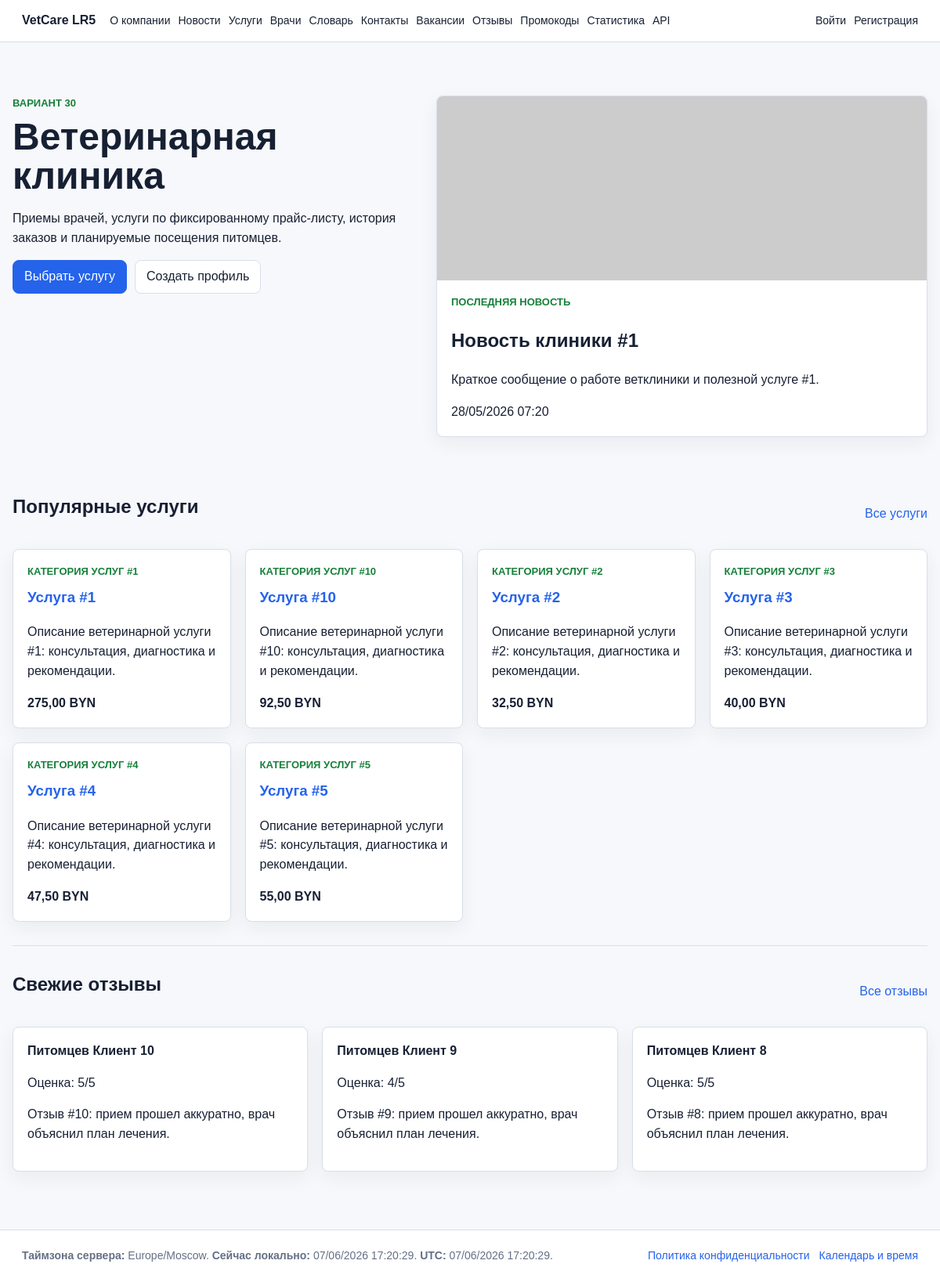
The page / on the database its author committed.
### clinic/models.py (models this page shows, shortened)
class TimeStampedModel(models.Model):
    created_at_utc = models.DateTimeField(default=timezone.now, editable=False, db_index=True)
    created_at_local = models.DateTimeField(editable=False, null=True, blank=True)
    updated_at_utc = models.DateTimeField(default=timezone.now, editable=False)
    updated_at_local = models.DateTimeField(editable=False, null=True, blank=True)
    class Meta:
        abstract = True

class NewsArticle(TimeStampedModel):
    title = models.CharField(max_length=180)
    summary = models.CharField(max_length=255)
    content = models.TextField()
    image_url = models.URLField()
    published_at = models.DateTimeField(default=timezone.now, db_index=True)
    class Meta:
        ordering = ["-published_at"]
        verbose_name = "новость"
        verbose_name_plural = "новости"

class Service(TimeStampedModel):
    name = models.CharField(max_length=150)
    category = models.ForeignKey(ServiceCategory, on_delete=models.PROTECT, related_name="services")
    description = models.TextField()
    price = models.DecimalField(max_digits=9, decimal_places=2, validators=[MinValueValidator(Decimal("0.01"))])
    duration_minutes = models.PositiveIntegerField(validators=[MinValueValidator(5), MaxValueValidator(480)])
    is_active = models.BooleanField(default=True)
    class Meta:
        ordering = ["category__name", "name"]
        unique_together = ["name", "category"]
        verbose_name = "услуга"
        verbose_name_plural = "услуги"

class ServiceCategory(TimeStampedModel):
    name = models.CharField(max_length=120, unique=True)
    description = models.TextField()
    class Meta:
        ordering = ["name"]
        verbose_name = "категория услуги"
        verbose_name_plural = "категории услуг"

class Review(TimeStampedModel):
    user = models.ForeignKey(User, on_delete=models.SET_NULL, null=True, blank=True)
    author_name = models.CharField(max_length=120)
    rating = models.PositiveSmallIntegerField(validators=[MinValueValidator(1), MaxValueValidator(5)])
    text = models.TextField()
    class Meta:
        ordering = ["-created_at_utc"]
        verbose_name = "отзыв"
        verbose_name_plural = "отзывы"

### clinic/views.py (the view)
# urls.py: path("", views.home, name="home"),
def home(request):
    latest_news = NewsArticle.objects.first()
    services = Service.objects.filter(is_active=True).select_related("category")[:6]
    reviews = Review.objects.select_related("user")[:3]
    return render(
        request,
        "clinic/home.html",
        {
            "latest_news": latest_news,
            "services": services,
            "reviews": reviews,
        },
    )

### clinic/context_processors.py (called while the page is built)
def site_time(request):
    local_tz = ZoneInfo(settings.TIME_ZONE)
    now_utc = timezone.now()
    now_local = timezone.localtime(now_utc, local_tz)
    month_calendar = calendar.TextCalendar(firstweekday=0).formatmonth(
        now_local.year,
        now_local.month,
    )
    return {
        "server_timezone": settings.TIME_ZONE,
        "now_utc": now_utc,
        "now_local": now_local,
        "text_calendar": month_calendar,
    }

### clinic/templates/clinic/home.html (shortened to what this page needs)
{% extends "clinic/base.html" %}
{% block content %}
<section class="hero">
    <div>
        <p class="eyebrow">Вариант 30</p>
        <h1>Ветеринарная клиника</h1>
        <p>Приемы врачей, услуги по фиксированному прайс-листу, история заказов и планируемые посещения питомцев.</p>
        <div class="actions">
            <a class="button primary" href="{% url 'service_list' %}">Выбрать услугу</a>
            {% if user.is_authenticated %}
                <a class="button" href="{% url 'appointment_create' %}">Записаться</a>
            {% else %}
                <a class="button" href="{% url 'register' %}">Создать профиль</a>
            {% endif %}
        </div>
    </div>
    {% if latest_news %}
        <article class="latest-news">
            <img src="{{ latest_news.image_url }}" alt="{{ latest_news.title }}">
            <div>
                <p class="eyebrow">Последняя новость</p>
                <h2>{{ latest_news.title }}</h2>
                <p>{{ latest_news.summary }}</p>
                <time>{{ latest_news.published_at|date:"d/m/Y H:i" }}</time>
            </div>
        </article>
    {% endif %}
</section>
<section class="section">
    <div class="section-head">
        <h2>Популярные услуги</h2>
        <a href="{% url 'service_list' %}">Все услуги</a>
    </div>
    <div class="grid cards">
        {% for service in services %}
            <article class="card">
                <p class="eyebrow">{{ service.category.name }}</p>
                <h3><a href="{% url 'service_detail' service.pk %}">{{ service.name }}</a></h3>
                <p>{{ service.description|truncatechars:110 }}</p>
                <strong>{{ service.price }} BYN</strong>
            </article>
        {% empty %}
            <p>Услуги пока не добавлены.</p>
        {% endfor %}
    </div>
</section>
<section class="section muted">
    <div class="section-head">
        <h2>Свежие отзывы</h2>
        <a href="{% url 'reviews' %}">Все отзывы</a>
    </div>
    <div class="grid cards">
        {% for review in reviews %}
            <article class="card">
                <strong>{{ review.author_name }}</strong>
                <p>Оценка: {{ review.rating }}/5</p>
                <p>{{ review.text|truncatechars:140 }}</p>
            </article>
        {% empty %}
            <p>Отзывы появятся после заполнения базы.</p>
        {% endfor %}
    </div>
</section>
{% endblock %}

### clinic/static/clinic/styles.css (style rules this page uses)
:root { color-scheme: light; --bg: #f7f8fb; --surface: #ffffff; --text: #172033; --muted: #657086; --line: #d9deea; --blue: #2563eb; --green: #16803a; --amber: #b7791f; --red: #c2410c; }
* { box-sizing: border-box; }
body { margin: 0; background: var(--bg); color: var(--text); font-family: Arial, Helvetica, sans-serif; line-height: 1.55; }
a { color: var(--blue); text-decoration: none; }
img { display: block; max-width: 100%; }
.main-nav, .auth-box, .actions { display: flex; flex-wrap: wrap; gap: 10px; align-items: center; }
button, .button { display: inline-flex; align-items: center; justify-content: center; min-height: 38px; padding: 8px 14px; border: 1px solid var(--line); border-radius: 8px; background: var(--surface); color: var(--text); cursor: pointer; font: inherit; }
.button.primary, button.primary { border-color: var(--blue); background: var(--blue); color: #fff; }
.hero { display: grid; grid-template-columns: minmax(0, 0.9fr) minmax(320px, 1.1fr); gap: 28px; align-items: stretch; min-height: 420px; padding: 40px 0; }
.hero h1 { margin: 0 0 14px; font-size: 48px; line-height: 1.05; }
.latest-news, .row-card, .card { border: 1px solid var(--line); border-radius: 8px; background: var(--surface); box-shadow: 0 8px 24px rgba(23, 32, 51, 0.06); }
.latest-news { overflow: hidden; }
.latest-news img { width: 100%; height: 235px; object-fit: cover; }
.latest-news div, .card, .row-card { padding: 18px; }
.section { padding: 30px 0; }
.section h1, .section h2, .section h3 { margin-top: 0; }
.section-head { display: flex; justify-content: space-between; gap: 16px; align-items: center; margin-bottom: 16px; }
.muted { border-top: 1px solid var(--line); }
.grid { display: grid; gap: 18px; }
.cards { grid-template-columns: repeat(auto-fit, minmax(240px, 1fr)); }
.eyebrow { margin: 0 0 8px; color: var(--green); font-size: 13px; font-weight: 700; text-transform: uppercase; }

### rows shown on the page
NewsArticle: title "Новость клиники #1", summary "Краткое сообщение о работе ветклиники и полезной услуге #1.", published_at "28/05/2026 07:20"
Service: category.name "КАТЕГОРИЯ УСЛУГ #1", name "Услуга #1", description "Описание ветеринарной услуги #1: консультация, диагностика и рекомендации.", price "275,00"
Service: category.name "КАТЕГОРИЯ УСЛУГ #10", name "Услуга #10", description "Описание ветеринарной услуги #10: консультация, диагностика и рекомендации.", price "92,50"
Service: category.name "КАТЕГОРИЯ УСЛУГ #2", name "Услуга #2", description "Описание ветеринарной услуги #2: консультация, диагностика и рекомендации.", price "32,50"
Service: category.name "КАТЕГОРИЯ УСЛУГ #3", name "Услуга #3", description "Описание ветеринарной услуги #3: консультация, диагностика и рекомендации.", price "40,00"
Service: category.name "КАТЕГОРИЯ УСЛУГ #4", name "Услуга #4", description "Описание ветеринарной услуги #4: консультация, диагностика и рекомендации.", price "47,50"
Service: category.name "КАТЕГОРИЯ УСЛУГ #5", name "Услуга #5", description "Описание ветеринарной услуги #5: консультация, диагностика и рекомендации.", price "55,00"
Review: author_name "Питомцев Клиент 10", rating "5", text "Отзыв #10: прием прошел аккуратно, врач объяснил план лечения."
Review: author_name "Питомцев Клиент 9", rating "4", text "Отзыв #9: прием прошел аккуратно, врач объяснил план лечения."
Review: author_name "Питомцев Клиент 8", rating "5", text "Отзыв #8: прием прошел аккуратно, врач объяснил план лечения."

### other values the page prints
{{ server_timezone }} "Europe/Moscow"
{{ now_local|date:"d/m/Y H:i:s" }} "07/06/2026 17:20:29"
